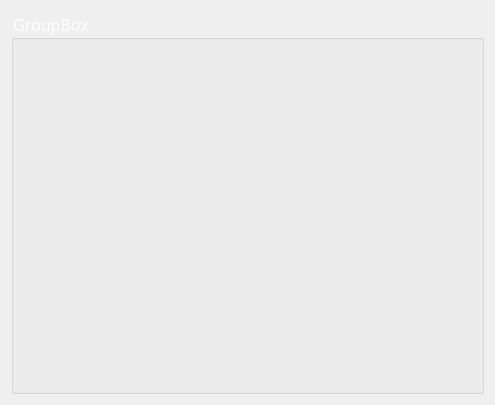
<?xml version="1.0" encoding="UTF-8"?>
<ui version="4.0">
 <class>ElecComWid</class>
 <widget class="QWidget" name="ElecComWid">
  <property name="geometry">
   <rect>
    <x>0</x>
    <y>0</y>
    <width>495</width>
    <height>405</height>
   </rect>
  </property>
  <property name="windowTitle">
   <string>Form</string>
  </property>
  <layout class="QGridLayout" name="gridLayout">
   <item row="0" column="0">
    <widget class="QGroupBox" name="groupBox">
     <property name="font">
      <font>
       <family>微软雅黑</family>
       <pointsize>12</pointsize>
      </font>
     </property>
     <property name="styleSheet">
      <string notr="true">color:rgb(255,255,255)</string>
     </property>
     <property name="title">
      <string>GroupBox</string>
     </property>
     <layout class="QGridLayout" name="gridLayout_2">
      <item row="0" column="0" rowspan="2">
       <widget class="QWidget" name="widget" native="true">
        <property name="styleSheet">
         <string notr="true">color:rgb(0,0,0)</string>
        </property>
       </widget>
      </item>
     </layout>
    </widget>
   </item>
  </layout>
 </widget>
 <resources/>
 <connections/>
</ui>
